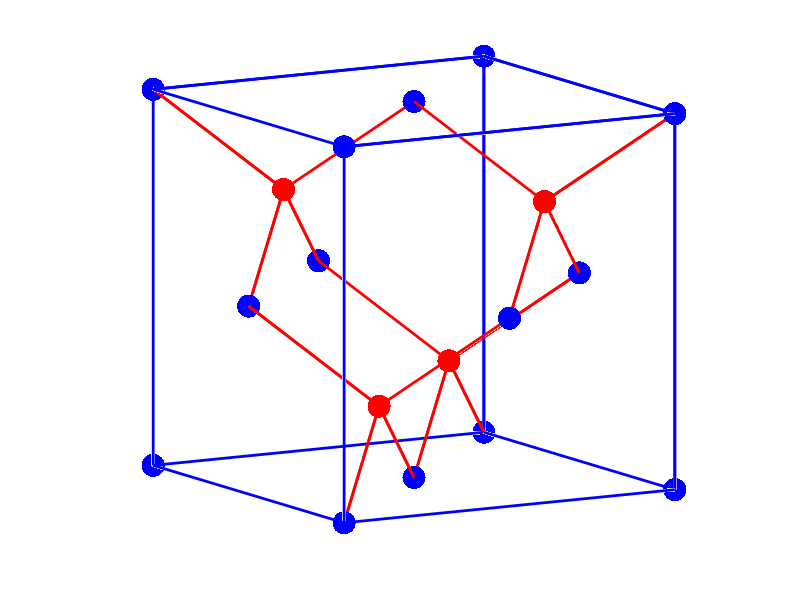
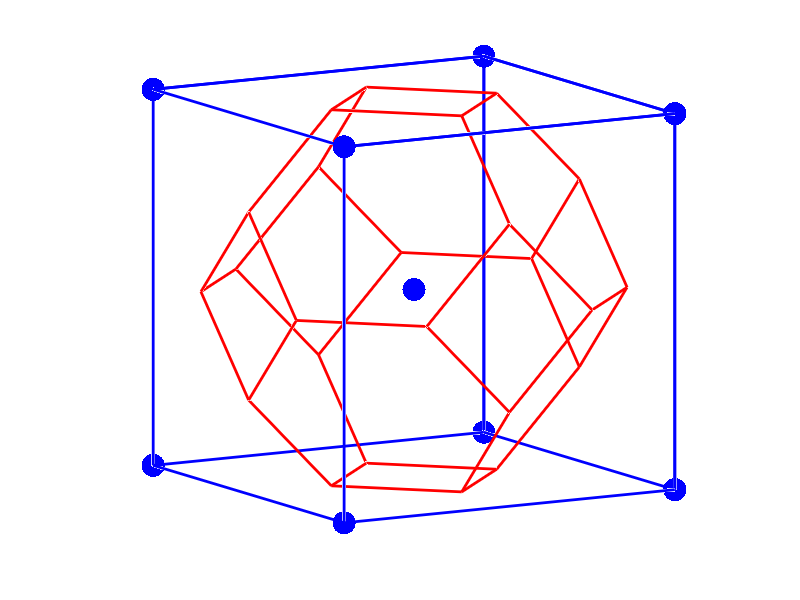

MATLAB code to generate these figures, in order:
%%%%%%%%%%%%%%%%%%%%%%%%%%%%%%%%%%%%%%%%%%%%%%%%%%%%%%%%%%%%%%%%%%%%%%%%%%%
%%%%%%%%%%%%%%%%%%%%%%%% last update 8Nov2021, lne %%%%%%%%%%%%%%%%%%%%%%%%
%%%%%%%%%%%%%%%%%%%%%%%%%%%%%%%%%%%%%%%%%%%%%%%%%%%%%%%%%%%%%%%%%%%%%%%%%%%

clear all
close all
clc

L=1;


%%%%%%%%%%%%%%%%%%%%%%%%%%%%%%%%%%%%%%%%%%%%%%%%%%%%%%%%%%%%%%%%%%%%%%%%%%%
%%%%%%%%%%%%%%%%%%%%%% Points for the FCC lattice %%%%%%%%%%%%%%%%%%%%%%%%%
%%%%%%%%%%%%%%%%%%%%%%%%%%%%%%%%%%%%%%%%%%%%%%%%%%%%%%%%%%%%%%%%%%%%%%%%%%%

%%% here are the points at the corner of the cube plus way and back to make
%%% the line
a=[
0 0 0 ; L 0 0 ; L L 0 ; 0 L 0 ; 0 0 0
0 0 L ; L 0 L ; L L L ; 0 L L ; 0 0 L
L 0 L ; L 0 0 ; L 0 L ; L L L ; L L 0 ; L L L ; 0 L L ; 0 L 0 
];

%%% here are the points at the middle of each faces
aa=[ L/2 0 L/2 ; 0 L/2 L/2 ; L/2 L/2 0 ; L L/2 L/2 ; L/2 L L/2 ; L/2 L/2 L ];

%%% here are the points in the intersticial site
b=[ L/4 L/4 L/4 ; L*3/4 L*3/4 L/4 ; L*3/4 L/4 L*3/4 ; L/4 L*3/4 L*3/4 ];


bb1=[
L/4 L/4 L/4 ; 0 0 0 ; L/4 L/4 L/4 ; 0 L/2 L/2 ;
L/4 L/4 L/4 ; L/2 L/2 0 ; L/4 L/4 L/4 ; L/2 0 L/2 
];

bb2=[
L*3/4 L*3/4 L/4 ; L L 0 ; L*3/4 L*3/4 L/4 ; L L/2 L/2;
L*3/4 L*3/4 L/4 ; L/2 L/2 0 ; L*3/4 L*3/4 L/4 ; L/2 L L/2 
];

bb3=[
L*3/4 L/4 L*3/4 ; L 0 L ; L*3/4 L/4 L*3/4 ; L L/2 L/2
L*3/4 L/4 L*3/4 ; L/2 0 L/2 ; L*3/4 L/4 L*3/4 ; L/2 L/2 L
];

bb4=[
L/4 L*3/4 L*3/4 ; 0 L L ; L/4 L*3/4 L*3/4 ; 0 L/2 L/2
L/4 L*3/4 L*3/4 ; L/2 L L/2 ; L/4 L*3/4 L*3/4 ; L/2 L/2 L
];

%%%%%%%%%%%%%%%%%%%%%%%%%%%%%%%%%%%%%%%%%%%%%%%%%%%%%%%%%%%%%%%%%%%%%%%%%%%
%%%%%%%%%%%%%%%%%%%%%%%%%% figure FCC lattice %%%%%%%%%%%%%%%%%%%%%%%%%%%%%
%%%%%%%%%%%%%%%%%%%%%%%%%%%%%%%%%%%%%%%%%%%%%%%%%%%%%%%%%%%%%%%%%%%%%%%%%%%

%X0fig=-1800; Y0fig=100;
X0fig=100; Y0fig=400;
Wfig=500;Hfig=500;

figure('Name','FCC lattice','position',[X0fig Y0fig Wfig Hfig],'color','w')

%%%%%%%%%%%%%%%%%%%%%%%%%%%%%%%%%%%%%%%%%%%%%%%%%%%%%%%%%%%%%%%%%%%%%%%%%%%
subplot(1,1,1)
hold on

plot3( a(:,1) , a(:,2) , a(:,3) , 'b.-','markersize',50,'linewidth',2)
plot3( aa(:,1) , aa(:,2) , aa(:,3) , 'b.','markersize',50,'linewidth',2)
plot3( b(:,1) , b(:,2) , b(:,3) , 'r.','markersize',50,'linewidth',2)
plot3( bb1(:,1) , bb1(:,2) , bb1(:,3) , 'r','markersize',20,'linewidth',2)
plot3( bb2(:,1) , bb2(:,2) , bb2(:,3) , 'r','markersize',20,'linewidth',2)
plot3( bb3(:,1) , bb3(:,2) , bb3(:,3) , 'r','markersize',20,'linewidth',2)
plot3( bb4(:,1) , bb4(:,2) , bb4(:,3) , 'r','markersize',20,'linewidth',2)

%xlabel('x')
%ylabel('y')
%zlabel('z')
%grid on
axis equal
view(-30,10)
set(gca,'Box','off','Visible','off')

%%%%%%%%%%%%%%%%%%%%%%%%%%%%%%%%%%%%%%%%%%%%%%%%%%%%%%%%%%%%%%%%%%%%%%%%%%%
%%%%%%%%%%%%%%%%%%%%%% Points for the FCC lattice %%%%%%%%%%%%%%%%%%%%%%%%%
%%%%%%%%%%%%%%%%%%%%%%%%%%%%%%%%%%%%%%%%%%%%%%%%%%%%%%%%%%%%%%%%%%%%%%%%%%%

a=[
0 0 0 ; L 0 0 ; L L 0 ; 0 L 0 ; 0 0 0
0 0 L ; L 0 L ; L L L ; 0 L L ; 0 0 L
L 0 L ; L 0 0 ; L 0 L ; L L L ; L L 0 ; L L L ; 0 L L ; 0 L 0 
];

aa=[ L/2 L/2 L/2  ];


bb1=[ 0 L/4 L/2 ; 0 L/2 3*L/4 ; 0 3*L/4 L/2 ; 0 L/2 1*L/4 ; 0 L/4 L/2 ];
bb2=[L L/4 L/2 ; L L/2 3*L/4 ; L 3*L/4 L/2 ; L L/2 1*L/4 ; L L/4 L/2 ];
bb3=[ L/4 0 L/2 ; L/2 0 3*L/4 ; 3*L/4 0 L/2 ; L/2 0 1*L/4 ; L/4 0 L/2 ];
bb4=[ L/4 L L/2 ; L/2 L 3*L/4 ; 3*L/4 L L/2 ; L/2 L 1*L/4 ; L/4 L L/2 ];
bb5=[ L/4 L/2 0 ; L/2 3*L/4 0 ; 3*L/4 L/2 0 ; L/2 1*L/4 0 ; L/4 L/2 0 ];
bb6=[ L/4 L/2 L ; L/2 3*L/4 L ; 3*L/4 L/2 L ; L/2 1*L/4 L ; L/4 L/2 L ];

bbb1=[ 0 L/4 L/2 ; L/4 0 L/2 ];
bbb2=[ 0 L/2 L/4 ; L/4 L/2 0 ];
bbb3=[ L/2 L/4 0 ; L/2 0 L/4 ];

bbb4=[ 0 L/2 3*L/4 ; L/4 L/2 L ];
bbb5=[ L/2 L/4 L ; L/2 0 3*L/4 ];

bbb6=[ 3*L/4 L/2 L ; L L/2 3*L/4 ];
bbb7=[ 3*L/4 0 L/2 ; L L/4 L/2 ];
bbb8=[ 3*L/4 L/2 0 ; L L/2 L/4 ];
bbb9=[ L 3*L/4 L/2 ; 3*L/4 L L/2 ];
bbb10=[ L/2 3*L/4 L ; L/2 L 3*L/4 ];
bbb11=[ L/2 3*L/4 0 ; L/2 L L/4 ];
bbb12=[ L/4 L L/2 ; 0 3*L/4 L/2 ];

%%%%%%%%%%%%%%%%%%%%%%%%%%%%%%%%%%%%%%%%%%%%%%%%%%%%%%%%%%%%%%%%%%%%%%%%%%%
%%%%%%%%%%%%%%%%%%%%% figure reciproque lattice %%%%%%%%%%%%%%%%%%%%%%%%%%%
%%%%%%%%%%%%%%%%%%%%%%%%%%%%%%%%%%%%%%%%%%%%%%%%%%%%%%%%%%%%%%%%%%%%%%%%%%%

%X0fig=-1800; Y0fig=100;
X0fig=600; Y0fig=400;

figure('Name','FCC lattice','position',[X0fig Y0fig Wfig Hfig],'color','w')

%%%%%%%%%%%%%%%%%%%%%%%%%%%%%%%%%%%%%%%%%%%%%%%%%%%%%%%%%%%%%%%%%%%%%%%%%%%

subplot(1,1,1)
hold on

plot3( a(:,1) , a(:,2) , a(:,3) , 'b.-','markersize',50,'linewidth',2)
plot3( aa(:,1) , aa(:,2) , aa(:,3) , 'b.','markersize',50,'linewidth',2)
%plot3( b(:,1) , b(:,2) , b(:,3) , 'b.','markersize',20,'linewidth',2)

plot3( bb1(:,1) , bb1(:,2) , bb1(:,3) , 'r','markersize',20,'linewidth',2)
plot3( bb2(:,1) , bb2(:,2) , bb2(:,3) , 'r','markersize',20,'linewidth',2)
plot3( bb3(:,1) , bb3(:,2) , bb3(:,3) , 'r','markersize',20,'linewidth',2)
plot3( bb4(:,1) , bb4(:,2) , bb4(:,3) , 'r','markersize',20,'linewidth',2)
plot3( bb5(:,1) , bb5(:,2) , bb5(:,3) , 'r','markersize',20,'linewidth',2)
plot3( bb6(:,1) , bb6(:,2) , bb6(:,3) , 'r','markersize',20,'linewidth',2)

plot3( bbb1(:,1) , bbb1(:,2) , bbb1(:,3) , 'r','markersize',20,'linewidth',2)
plot3( bbb2(:,1) , bbb2(:,2) , bbb2(:,3) , 'r','markersize',20,'linewidth',2)
plot3( bbb3(:,1) , bbb3(:,2) , bbb3(:,3) , 'r','markersize',20,'linewidth',2)
plot3( bbb4(:,1) , bbb4(:,2) , bbb4(:,3) , 'r','markersize',20,'linewidth',2)
plot3( bbb5(:,1) , bbb5(:,2) , bbb5(:,3) , 'r','markersize',20,'linewidth',2)
plot3( bbb6(:,1) , bbb6(:,2) , bbb6(:,3) , 'r','markersize',20,'linewidth',2)
plot3( bbb7(:,1) , bbb7(:,2) , bbb7(:,3) , 'r','markersize',20,'linewidth',2)
plot3( bbb8(:,1) , bbb8(:,2) , bbb8(:,3) , 'r','markersize',20,'linewidth',2)
plot3( bbb9(:,1) , bbb9(:,2) , bbb9(:,3) , 'r','markersize',20,'linewidth',2)
plot3( bbb10(:,1) , bbb10(:,2) , bbb10(:,3) , 'r','markersize',20,'linewidth',2)
plot3( bbb11(:,1) , bbb11(:,2) , bbb11(:,3) , 'r','markersize',20,'linewidth',2)
plot3( bbb12(:,1) , bbb12(:,2) , bbb12(:,3) , 'r','markersize',20,'linewidth',2)

%xlabel('kx')
%ylabel('ky')
%zlabel('kz')
%grid on
axis equal
view(-30,10)
set(gca,'Box','off','Visible','off')

%%%%%%%%%%%%%%%%%%%%%%%%%%%%%%%%%%%%%%%%%%%%%%%%%%%%%%%%%%%%%%%%%%%%%%%%%%%
%%%%%%%%%%%%%%%%%%%%%%%%%%%%%%%%%%%%%%%%%%%%%%%%%%%%%%%%%%%%%%%%%%%%%%%%%%%
%%%%%%%%%%%%%%%%%%%%%%%%%%%%%%%%%%%%%%%%%%%%%%%%%%%%%%%%%%%%%%%%%%%%%%%%%%%